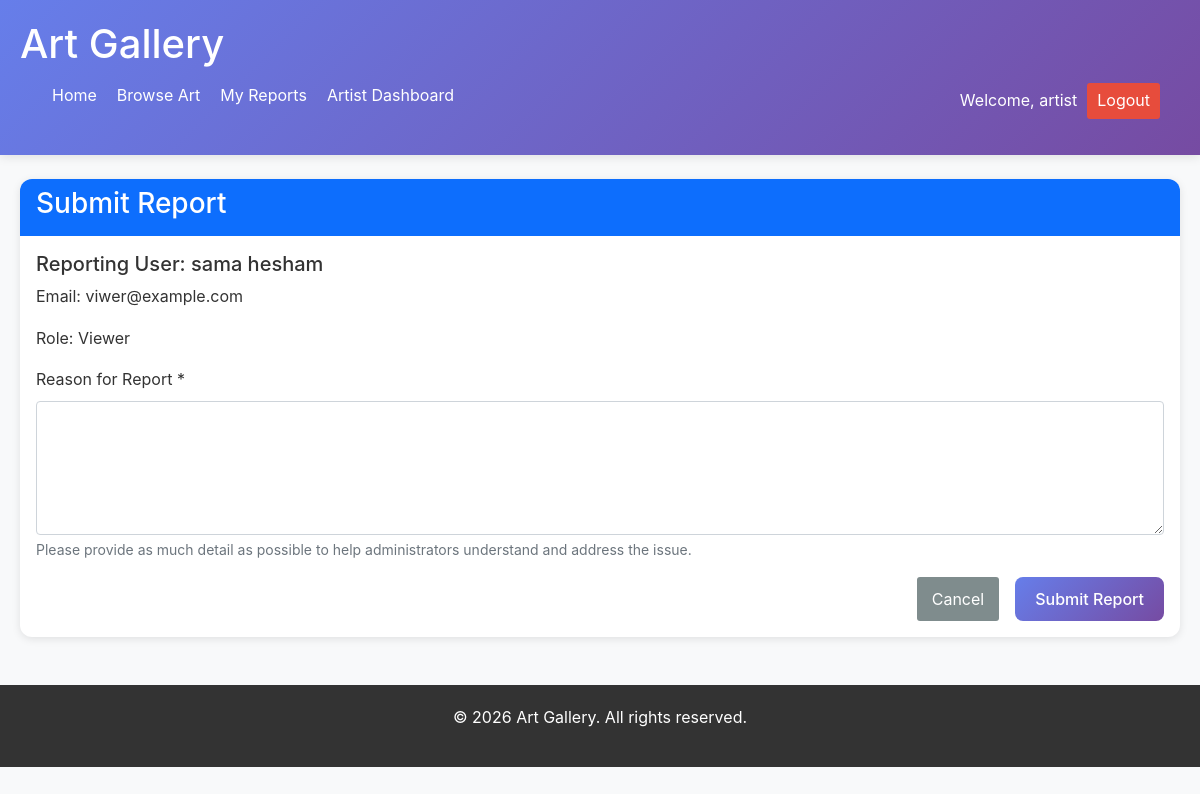
Screenshot of /index.php?controller=report&action=index&type=user&id=9 (signed in) with the database file from the repository.
### tables this page shows
CREATE TABLE `users` (
  `id` int(11) NOT NULL,
  `name` varchar(100) NOT NULL,
  `email` varchar(100) NOT NULL,
  `password` varchar(255) NOT NULL,
  `role` enum('viewer','artist','admin','advisor') DEFAULT 'viewer',
  `created_at` datetime DEFAULT current_timestamp(),
  `profile_image` varchar(255) DEFAULT NULL
);

### controllers/ReportController.php (called while the page is built, shortened)
<?php
class ReportController extends BaseController {
    private $userModel;
    private $artworkModel;
    public function __construct() {
        $this->userModel = new User();
        $this->artworkModel = new Artwork();
    }
    public function index() {
        $reportType = isset($_GET['type']) ? $_GET['type'] : '';
        $itemId = isset($_GET['id']) ? (int)$_GET['id'] : 0;
        $item = null;
        if ($reportType === 'user' && $itemId > 0) {
            $item = $this->userModel->getById($itemId);
        } else if ($reportType === 'artwork' && $itemId > 0) {
            $item = $this->artworkModel->getById($itemId);
            if (!$item) {
                $_SESSION['errors'] = ['Artwork not found'];
                $this->redirect('index.php?controller=gallery&action=index');
                return;
            }
        } else if ($reportType !== 'other') {
            $_SESSION['errors'] = ['Invalid report type'];
            $this->redirect('index.php?controller=gallery&action=index');
            return;
        }
        $data = [
            'title' => 'Submit Report',
            'user_name' => $_SESSION['user_name'],
            'user_role' => $_SESSION['user_role'],
            'report_type' => $reportType,
            'item_id' => $itemId,
            'item' => $item
        ];
        $this->view('report/form', $data);
    }
}
?>

### models/Database.php (called while the page is built, shortened)
<?php
class Database {
    private $host = DB_HOST;
    private $user = DB_USER;
    private $pass = DB_PASS;
    private $dbname = DB_NAME;
    private $connection;
    private function connectDB() {
        try {
            $this->connection = new mysqli($this->host, $this->user, $this->pass, $this->dbname);
            return true;
        } catch (Exception $e) {
            $this->error = "Connection error: " . $e->getMessage();
            return false;
        }
    }
    private function createUsersTable() {
        $sql = "
        CREATE TABLE IF NOT EXISTS users (
            id INT AUTO_INCREMENT PRIMARY KEY,
            name VARCHAR(100) NOT NULL,
            email VARCHAR(100) NOT NULL UNIQUE,
            password VARCHAR(255) NOT NULL,
            role ENUM('viewer', 'artist', 'admin') DEFAULT 'viewer',
            created_at DATETIME DEFAULT CURRENT_TIMESTAMP
        ) ENGINE=InnoDB;
        ";
        return $this->connection->query($sql);
    }
    private function createArtworksTable() {
        $sql = "
        CREATE TABLE IF NOT EXISTS artworks (
            id INT AUTO_INCREMENT PRIMARY KEY,
            title VARCHAR(100) NOT NULL,
            description TEXT,
            image_path VARCHAR(255) NOT NULL,
            price DECIMAL(10,2) NOT NULL DEFAULT 0.00,
            user_id INT NOT NULL,
            status ENUM('available', 'sold') DEFAULT 'available',
            created_at DATETIME DEFAULT CURRENT_TIMESTAMP,
            FOREIGN KEY (user_id) REFERENCES users(id) ON DELETE CASCADE
        ) ENGINE=InnoDB;
        ";
        return $this->connection->query($sql);
    }
    private function createSubscribersTable() {
        $sql = "
        CREATE TABLE IF NOT EXISTS subscribers (
            id INT AUTO_INCREMENT PRIMARY KEY,
            artist_id INT NOT NULL,
            subscriber_id INT NOT NULL,
            created_at DATETIME DEFAULT CURRENT_TIMESTAMP,
            FOREIGN KEY (artist_id) REFERENCES users(id) ON DELETE CASCADE,
            FOREIGN KEY (subscriber_id) REFERENCES users(id) ON DELETE CASCADE,
            UNIQUE KEY artist_subscriber (artist_id, subscriber_id)
        ) ENGINE=InnoDB;
        ";
        return $this->connection->query($sql);
    }
    private function createFriendsTable() {
        $sql = "
        CREATE TABLE IF NOT EXISTS friends (
            id INT AUTO_INCREMENT PRIMARY KEY,
            user_id INT NOT NULL,
            friend_id INT NOT NULL,
            status ENUM('pending', 'accepted', 'rejected') DEFAULT 'pending',
            created_at DATETIME DEFAULT CURRENT_TIMESTAMP,
            FOREIGN KEY (user_id) REFERENCES users(id) ON DELETE CASCADE,
            FOREIGN KEY (friend_id) REFERENCES users(id) ON DELETE CASCADE,
            UNIQUE KEY unique_friendship (user_id, friend_id)
        ) ENGINE=InnoDB;
        ";
        return $this->connection->query($sql);
    }
    private function createSubscriptionsTable() {
        $sql = "
        CREATE TABLE IF NOT EXISTS subscriptions (
            id INT AUTO_INCREMENT PRIMARY KEY,
            user_id INT NOT NULL,
            artist_id INT NOT NULL,
            created_at DATETIME DEFAULT CURRENT_TIMESTAMP,
            FOREIGN KEY (user_id) REFERENCES users(id) ON DELETE CASCADE,
            FOREIGN KEY (artist_id) REFERENCES users(id) ON DELETE CASCADE,
            UNIQUE KEY unique_subscription (user_id, artist_id)
        ) ENGINE=InnoDB;
        ";
        return $this->connection->query($sql);
    }
    public function query($sql) {
        $result = $this->connection->query($sql);
        return $result;
    }
}
?>

### models/BaseModel.php (called while the page is built, shortened)
<?php
class BaseModel {
    protected $db;
    protected $table;
    public function __construct() {
        $this->db = new Database();
    }
    public function getById($id) {
        $sql = "SELECT * FROM {$this->table} WHERE id = {$id} LIMIT 1";
        $result = $this->db->query($sql);
        if ($result && $result->num_rows > 0) {
            return $result->fetch_assoc();
        }
        return null;
    }
}
?>

### views/report/form.php (the view, shortened to what this page needs)
<?php require_once 'views/layout_header.php'; ?>
<div class="container mt-4">
    <div class="card">
        <div class="card-header bg-primary text-white">
            <h3>Submit Report</h3>
        </div>
        <div class="card-body">
            <form action="<?php echo BASE_URL; ?>index.php?controller=report&action=submit" method="post">
                <?php if ($report_type === 'user' && isset($item)): ?>
                    <div class="mb-3">
                        <h5>Reporting User: <?php echo $item['name']; ?></h5>
                        <p>Email: <?php echo $item['email']; ?></p>
                        <p>Role: <?php echo ucfirst($item['role']); ?></p>
                    </div>
                <?php endif; ?>
                <div class="mb-3">
                    <label for="reason" class="form-label">Reason for Report *</label>
                    <textarea name="reason" id="reason" class="form-control" rows="5" required></textarea>
                    <div class="form-text">Please provide as much detail as possible to help administrators understand and address the issue.</div>
                </div>
                <div class="d-grid gap-2 d-md-flex justify-content-md-end">
                    <a href="<?php echo isset($_SERVER['HTTP_REFERER']) ? $_SERVER['HTTP_REFERER'] : BASE_URL; ?>" class="btn btn-secondary me-md-2">Cancel</a>
                    <button type="submit" class="btn btn-primary">Submit Report</button>
                </div>
            </form>
        </div>
    </div>
</div>
<?php require_once 'views/layout_footer.php'; ?>

### public/css/style.css (style rules this page uses)
* { box-sizing: border-box; margin: 0; padding: 0; }
body { font-family: -apple-system, BlinkMacSystemFont, 'Segoe UI', Roboto, 'Helvetica Neue', Arial, sans-serif; line-height: 1.6; color: #333; background-color: #f8f9fa; }
.container { max-width: 1200px; margin: 0 auto; padding: 0 20px; }
a { color: #3498db; text-decoration: none; }
.btn-primary { display: inline-block; background: linear-gradient(135deg, #667eea 0%, #764ba2 100%); color: #fff; padding: 10px 20px; border: none; border-radius: 8px; cursor: pointer; font-size: 16px; font-weight: 500; transition: all 0.3s ease; text-decoration: none; }
.btn-secondary { background-color: #7f8c8d; color: white; padding: 10px 15px; border: none; border-radius: 3px; cursor: pointer; display: inline-block; }
body { font-family: -apple-system, BlinkMacSystemFont, 'Segoe UI', Roboto, 'Helvetica Neue', Arial, sans-serif; background-color: #f8f9fa; }
.card { border-radius: 12px; border: none; box-shadow: 0 2px 8px rgba(0, 0, 0, 0.1); transition: all 0.3s ease; }
.btn-primary { background: linear-gradient(135deg, #667eea 0%, #764ba2 100%); border: none; border-radius: 8px; font-weight: 500; transition: all 0.3s ease; padding: 10px 20px; }
.card-header { border-radius: 12px 12px 0 0 !important; border-bottom: none; }

### rows the page displays
users: name "sama hesham", email "viwer@example.com", role "Viewer"

### other values shown
$user_name "artist"
